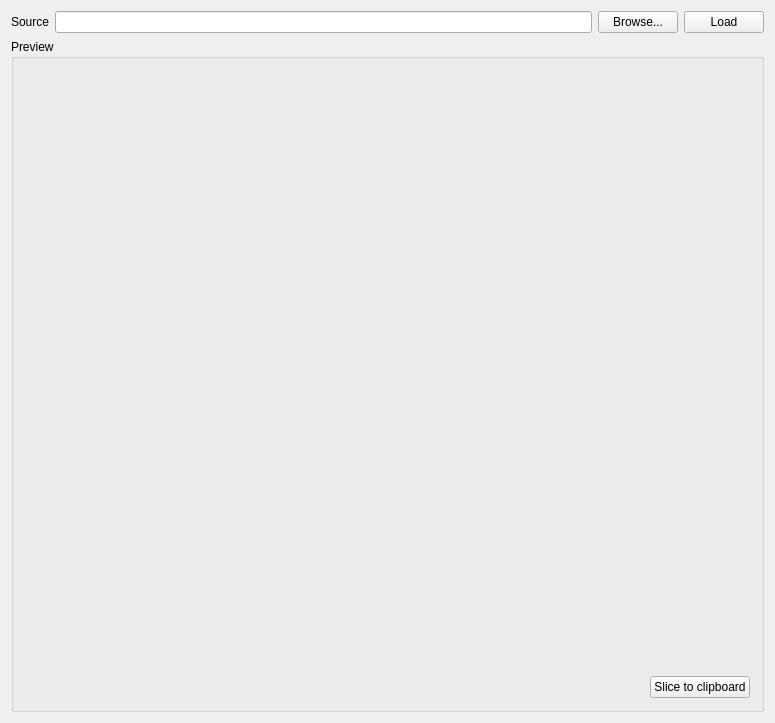
<?xml version="1.0" encoding="UTF-8"?>
<ui version="4.0">
 <class>Widget</class>
 <widget class="QWidget" name="Widget">
  <property name="geometry">
   <rect>
    <x>0</x>
    <y>0</y>
    <width>775</width>
    <height>723</height>
   </rect>
  </property>
  <property name="windowTitle">
   <string>Widget</string>
  </property>
  <layout class="QVBoxLayout" name="verticalLayout" stretch="0,1">
   <item>
    <layout class="QHBoxLayout" name="sourceLayout">
     <item>
      <widget class="QLabel" name="sourceLabel">
       <property name="text">
        <string>Source</string>
       </property>
      </widget>
     </item>
     <item>
      <widget class="QLineEdit" name="source"/>
     </item>
     <item>
      <widget class="QPushButton" name="sourceBrowse">
       <property name="text">
        <string>Browse...</string>
       </property>
      </widget>
     </item>
     <item>
      <widget class="QPushButton" name="sourceLoad">
       <property name="text">
        <string>Load</string>
       </property>
      </widget>
     </item>
    </layout>
   </item>
   <item>
    <widget class="QGroupBox" name="previewBox">
     <property name="title">
      <string>Preview</string>
     </property>
     <layout class="QVBoxLayout" name="verticalLayout_2" stretch="1,0">
      <item>
       <layout class="QHBoxLayout" name="previewHostLayout"/>
      </item>
      <item>
       <layout class="QHBoxLayout" name="sliceLayout">
        <item>
         <spacer name="sliceSpacer">
          <property name="orientation">
           <enum>Qt::Horizontal</enum>
          </property>
          <property name="sizeHint" stdset="0">
           <size>
            <width>568</width>
            <height>20</height>
           </size>
          </property>
         </spacer>
        </item>
        <item>
         <widget class="QLabel" name="status">
          <property name="text">
           <string/>
          </property>
         </widget>
        </item>
        <item>
         <widget class="QPushButton" name="sliceToClipboard">
          <property name="text">
           <string>Slice to clipboard</string>
          </property>
         </widget>
        </item>
       </layout>
      </item>
     </layout>
    </widget>
   </item>
  </layout>
 </widget>
 <layoutdefault spacing="6" margin="11"/>
 <resources/>
 <connections/>
</ui>
